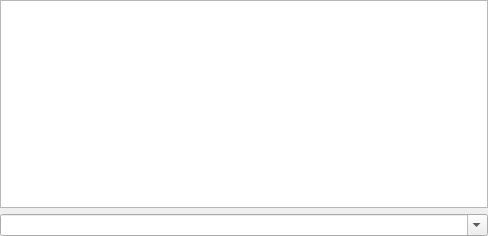
<?xml version="1.0" encoding="UTF-8"?>
<ui version="4.0">
 <class>MiTraceView</class>
 <widget class="QWidget" name="MiTraceView">
  <property name="geometry">
   <rect>
    <x>0</x>
    <y>0</y>
    <width>488</width>
    <height>236</height>
   </rect>
  </property>
  <property name="windowTitle">
   <string>Form</string>
  </property>
  <layout class="QVBoxLayout" name="verticalLayout">
   <property name="margin">
    <number>0</number>
   </property>
   <item>
    <widget class="QTextEdit" name="traceView">
     <property name="readOnly">
      <bool>true</bool>
     </property>
    </widget>
   </item>
   <item>
    <widget class="QComboBox" name="commandEdit">
     <property name="sizePolicy">
      <sizepolicy hsizetype="Expanding" vsizetype="Fixed">
       <horstretch>0</horstretch>
       <verstretch>0</verstretch>
      </sizepolicy>
     </property>
     <property name="editable">
      <bool>true</bool>
     </property>
    </widget>
   </item>
  </layout>
 </widget>
 <resources/>
 <connections/>
</ui>
